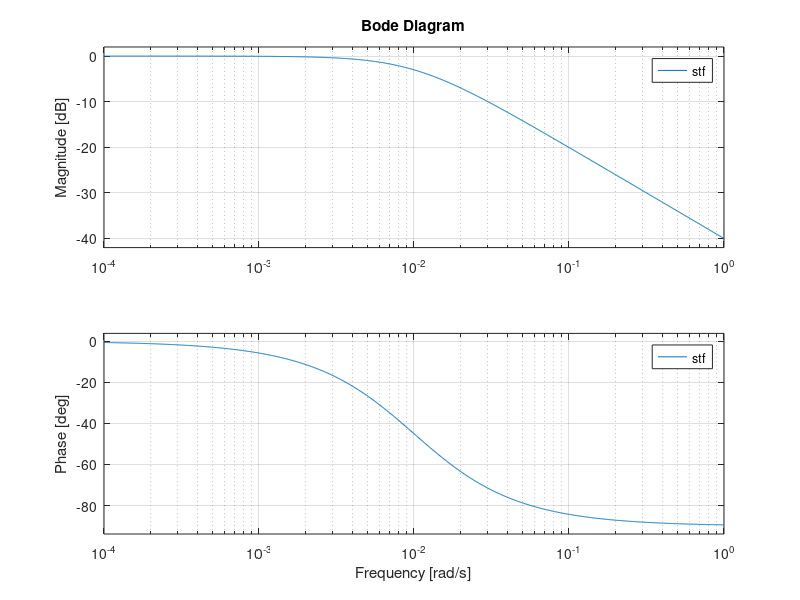

The MATLAB script that drew this image:
% help lti %check you have the lti toolbox installed
% pause %press any key to advance from a pause
% s = tf('s');  % this tells Matlab that 's' is the Laplace operator rather than a matrix called s 
% G = s/(s+1)%this is one way of creating a transfer function (tf) - note ';' surpresses the output of a command
% pause
stf = feedback(series(1/25, tf(1,[4 0])),1)%tf(num,den) is another way of creating a tf
% series(a,b) multiplies two blocks in series together
% feedback(c,d) does forward/(1-loop) for block c in forward path and block d in feedback path (must equal 1 if unity feedback)

subplot(1,2,1); %splits the plots for ease of viewing
[x,t] =step(stf);%numerically calculates the time response for a unit step input

thy=1-exp(-0.01*t);%theoretical time response over the same time period

plot(t,x,t,thy,'*');% plots the numerical and theoretical results on the same axis, which should be labelled!
xlabel('Time t (secs)')
ylabel('f(t)') %add graph labels
legend({'Numerical','Theoretical'},'Location','southwest')

subplot(1,2,2); %prepares a separate subplot
bode(stf); % reuses the transfer function for further analysis
